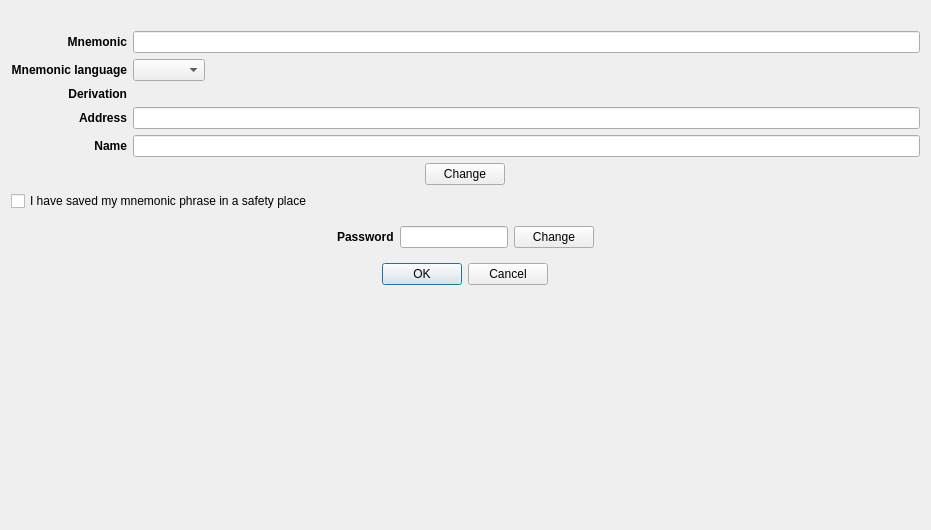
<?xml version="1.0" encoding="UTF-8"?>
<ui version="4.0">
 <class>AccountCreateDialog</class>
 <widget class="QDialog" name="AccountCreateDialog">
  <property name="geometry">
   <rect>
    <x>0</x>
    <y>0</y>
    <width>931</width>
    <height>530</height>
   </rect>
  </property>
  <property name="windowTitle">
   <string>Create account</string>
  </property>
  <layout class="QVBoxLayout" name="verticalLayout">
   <item alignment="Qt::AlignHCenter">
    <widget class="QLabel" name="imagelabel">
     <property name="sizePolicy">
      <sizepolicy hsizetype="Preferred" vsizetype="Preferred">
       <horstretch>0</horstretch>
       <verstretch>0</verstretch>
      </sizepolicy>
     </property>
     <property name="minimumSize">
      <size>
       <width>0</width>
       <height>0</height>
      </size>
     </property>
     <property name="maximumSize">
      <size>
       <width>200</width>
       <height>200</height>
      </size>
     </property>
     <property name="sizeIncrement">
      <size>
       <width>0</width>
       <height>0</height>
      </size>
     </property>
     <property name="baseSize">
      <size>
       <width>0</width>
       <height>0</height>
      </size>
     </property>
     <property name="text">
      <string/>
     </property>
     <property name="pixmap">
      <pixmap resource="../../icons/tikka.slots.pyqt.resources.icons.index.qrc">:/images/safe_background</pixmap>
     </property>
     <property name="scaledContents">
      <bool>true</bool>
     </property>
     <property name="alignment">
      <set>Qt::AlignCenter</set>
     </property>
    </widget>
   </item>
   <item>
    <layout class="QGridLayout" name="gridLayout">
     <item row="5" column="0">
      <widget class="QLabel" name="derivationLabel">
       <property name="font">
        <font>
         <weight>75</weight>
         <bold>true</bold>
        </font>
       </property>
       <property name="text">
        <string>Derivation</string>
       </property>
       <property name="alignment">
        <set>Qt::AlignRight|Qt::AlignTrailing|Qt::AlignVCenter</set>
       </property>
      </widget>
     </item>
     <item row="6" column="0">
      <widget class="QLabel" name="addressLabel">
       <property name="font">
        <font>
         <weight>75</weight>
         <bold>true</bold>
        </font>
       </property>
       <property name="text">
        <string>Address</string>
       </property>
       <property name="alignment">
        <set>Qt::AlignRight|Qt::AlignTrailing|Qt::AlignVCenter</set>
       </property>
      </widget>
     </item>
     <item row="6" column="1">
      <widget class="QLineEdit" name="addressLineEdit">
       <property name="readOnly">
        <bool>true</bool>
       </property>
      </widget>
     </item>
     <item row="7" column="0">
      <widget class="QLabel" name="nameLabel">
       <property name="font">
        <font>
         <weight>75</weight>
         <bold>true</bold>
        </font>
       </property>
       <property name="text">
        <string>Name</string>
       </property>
       <property name="alignment">
        <set>Qt::AlignRight|Qt::AlignTrailing|Qt::AlignVCenter</set>
       </property>
      </widget>
     </item>
     <item row="1" column="0">
      <widget class="QLabel" name="mnemonicLanguageLabel">
       <property name="font">
        <font>
         <weight>75</weight>
         <italic>false</italic>
         <bold>true</bold>
        </font>
       </property>
       <property name="text">
        <string>Mnemonic language</string>
       </property>
       <property name="alignment">
        <set>Qt::AlignRight|Qt::AlignTrailing|Qt::AlignVCenter</set>
       </property>
      </widget>
     </item>
     <item row="0" column="1">
      <widget class="QLineEdit" name="mnemonicLineEdit">
       <property name="readOnly">
        <bool>true</bool>
       </property>
      </widget>
     </item>
     <item row="1" column="1">
      <widget class="QComboBox" name="mnemonicLanguageComboBox">
       <property name="sizePolicy">
        <sizepolicy hsizetype="Fixed" vsizetype="Preferred">
         <horstretch>0</horstretch>
         <verstretch>0</verstretch>
        </sizepolicy>
       </property>
      </widget>
     </item>
     <item row="0" column="0">
      <widget class="QLabel" name="mnemonicLabel">
       <property name="font">
        <font>
         <weight>75</weight>
         <bold>true</bold>
        </font>
       </property>
       <property name="text">
        <string>Mnemonic</string>
       </property>
       <property name="alignment">
        <set>Qt::AlignRight|Qt::AlignTrailing|Qt::AlignVCenter</set>
       </property>
      </widget>
     </item>
     <item row="7" column="1">
      <widget class="QLineEdit" name="nameLineEdit"/>
     </item>
     <item row="5" column="1">
      <widget class="QLabel" name="derivationValueLabel">
       <property name="text">
        <string/>
       </property>
      </widget>
     </item>
    </layout>
   </item>
   <item alignment="Qt::AlignHCenter">
    <widget class="QPushButton" name="changeButton">
     <property name="sizePolicy">
      <sizepolicy hsizetype="Fixed" vsizetype="Fixed">
       <horstretch>7</horstretch>
       <verstretch>0</verstretch>
      </sizepolicy>
     </property>
     <property name="text">
      <string>Change</string>
     </property>
     <property name="icon">
      <iconset resource="../../icons/tikka.slots.pyqt.resources.icons.index.qrc">
       <normaloff>:/icons/refresh_icon</normaloff>:/icons/refresh_icon</iconset>
     </property>
    </widget>
   </item>
   <item>
    <layout class="QHBoxLayout" name="horizontalLayout_2">
     <item>
      <widget class="QCheckBox" name="saveMnemonicCheckBox">
       <property name="text">
        <string>I have saved my mnemonic phrase in a safety place</string>
       </property>
      </widget>
     </item>
    </layout>
   </item>
   <item>
    <widget class="QFrame" name="passwordFrame">
     <property name="frameShape">
      <enum>QFrame::NoFrame</enum>
     </property>
     <property name="frameShadow">
      <enum>QFrame::Raised</enum>
     </property>
     <layout class="QVBoxLayout" name="verticalLayout_2">
      <item>
       <layout class="QHBoxLayout" name="horizontalLayout">
        <item>
         <spacer name="horizontalSpacer">
          <property name="orientation">
           <enum>Qt::Horizontal</enum>
          </property>
          <property name="sizeHint" stdset="0">
           <size>
            <width>40</width>
            <height>20</height>
           </size>
          </property>
         </spacer>
        </item>
        <item>
         <widget class="QLabel" name="passwordLabel">
          <property name="sizePolicy">
           <sizepolicy hsizetype="Fixed" vsizetype="Preferred">
            <horstretch>0</horstretch>
            <verstretch>0</verstretch>
           </sizepolicy>
          </property>
          <property name="sizeIncrement">
           <size>
            <width>0</width>
            <height>0</height>
           </size>
          </property>
          <property name="font">
           <font>
            <weight>75</weight>
            <bold>true</bold>
           </font>
          </property>
          <property name="text">
           <string>Password</string>
          </property>
          <property name="alignment">
           <set>Qt::AlignLeading|Qt::AlignLeft|Qt::AlignVCenter</set>
          </property>
         </widget>
        </item>
        <item>
         <widget class="QLineEdit" name="passwordLineEdit">
          <property name="sizePolicy">
           <sizepolicy hsizetype="Fixed" vsizetype="Fixed">
            <horstretch>0</horstretch>
            <verstretch>0</verstretch>
           </sizepolicy>
          </property>
          <property name="maxLength">
           <number>20</number>
          </property>
          <property name="alignment">
           <set>Qt::AlignCenter</set>
          </property>
          <property name="readOnly">
           <bool>true</bool>
          </property>
         </widget>
        </item>
        <item>
         <widget class="QPushButton" name="passwordChangeButton">
          <property name="sizePolicy">
           <sizepolicy hsizetype="Fixed" vsizetype="Fixed">
            <horstretch>0</horstretch>
            <verstretch>0</verstretch>
           </sizepolicy>
          </property>
          <property name="text">
           <string>Change</string>
          </property>
          <property name="icon">
           <iconset resource="../../icons/tikka.slots.pyqt.resources.icons.index.qrc">
            <normaloff>:/icons/refresh_icon</normaloff>:/icons/refresh_icon</iconset>
          </property>
         </widget>
        </item>
        <item>
         <spacer name="horizontalSpacer_2">
          <property name="orientation">
           <enum>Qt::Horizontal</enum>
          </property>
          <property name="sizeHint" stdset="0">
           <size>
            <width>40</width>
            <height>20</height>
           </size>
          </property>
         </spacer>
        </item>
       </layout>
      </item>
     </layout>
    </widget>
   </item>
   <item alignment="Qt::AlignHCenter">
    <widget class="QDialogButtonBox" name="buttonBox">
     <property name="orientation">
      <enum>Qt::Horizontal</enum>
     </property>
     <property name="standardButtons">
      <set>QDialogButtonBox::Cancel|QDialogButtonBox::Ok</set>
     </property>
    </widget>
   </item>
   <item>
    <spacer name="verticalSpacer">
     <property name="orientation">
      <enum>Qt::Vertical</enum>
     </property>
     <property name="sizeHint" stdset="0">
      <size>
       <width>20</width>
       <height>40</height>
      </size>
     </property>
    </spacer>
   </item>
  </layout>
 </widget>
 <resources>
  <include location="../../icons/tikka.slots.pyqt.resources.icons.index.qrc"/>
 </resources>
 <connections>
  <connection>
   <sender>buttonBox</sender>
   <signal>accepted()</signal>
   <receiver>AccountCreateDialog</receiver>
   <slot>accept()</slot>
   <hints>
    <hint type="sourcelabel">
     <x>248</x>
     <y>254</y>
    </hint>
    <hint type="destinationlabel">
     <x>157</x>
     <y>274</y>
    </hint>
   </hints>
  </connection>
  <connection>
   <sender>buttonBox</sender>
   <signal>rejected()</signal>
   <receiver>AccountCreateDialog</receiver>
   <slot>reject()</slot>
   <hints>
    <hint type="sourcelabel">
     <x>316</x>
     <y>260</y>
    </hint>
    <hint type="destinationlabel">
     <x>286</x>
     <y>274</y>
    </hint>
   </hints>
  </connection>
 </connections>
</ui>
